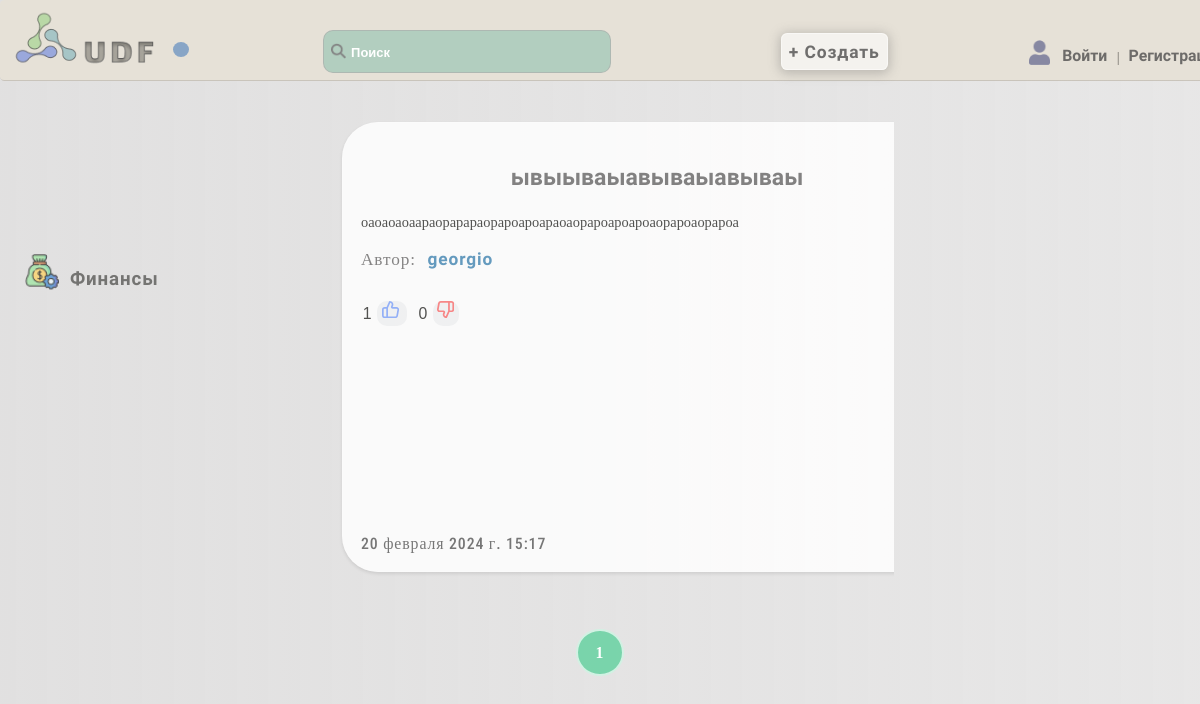
The page / on the database its author committed.
### articles/models.py (models this page shows, shortened)
class Article(models.Model):
    title = models.CharField(max_length=255)
    content = models.TextField()
    author = models.ForeignKey(settings.AUTH_USER_MODEL, on_delete=models.CASCADE)
    created_at = models.DateTimeField(auto_now_add=True)
    photo = models.ImageField(upload_to='photo', blank=True)
    likes = models.ManyToManyField(settings.AUTH_USER_MODEL, related_name='liked_articles')
    dislikes = models.ManyToManyField(settings.AUTH_USER_MODEL, related_name='disliked_articles')
    category = models.ForeignKey('Category', on_delete=models.PROTECT, verbose_name="categories")

class Category(models.Model):
    name = models.CharField(max_length=100, verbose_name="Категория")
    slug = models.SlugField(max_length=100, unique=True, verbose_name="URL")
    icon = models.ImageField(upload_to='images_ico/icons/', blank=True, null=True, verbose_name='Иконка')
    class Meta:
        verbose_name = "категорию"
        verbose_name_plural = "Категории"

### accounts/models.py (models this page shows, shortened)
class User(AbstractUser):
    username = models.CharField(max_length=150, unique=True)
    password = models.CharField(max_length=128, null=False, blank=False)
    bio = models.TextField(blank=True)
    country = models.CharField(max_length=50, blank=True)
    city = models.CharField(max_length=50, blank=True)
    is_online = models.BooleanField(default=False)
    occupation = models.CharField(max_length=50, blank=True)
    avatar = models.ImageField(upload_to='avatars', blank=True)
    date_joined = models.DateTimeField(auto_now_add=True)
    email = models.EmailField(unique=True)
    gender_choices = [
        ('M', 'Male'),
        ('F', 'Female'),
    ]
    gender = models.CharField(max_length=1, choices=gender_choices, blank=True)
    age = models.IntegerField(blank=True, null=True)
    last_login = None
    groups = None
    user_permissions = None

### articles/views.py (the view)
# urls.py: path('', base_with_articles, name='base_with_articles'),
def base_with_articles(request):
    articles_list = Article.objects.order_by('-created_at')
    paginator = Paginator(articles_list, 5)
    page = request.GET.get('page', 1)
    try:
        articles = paginator.page(page)
    except (PageNotAnInteger, EmptyPage):
        articles = paginator.page(1)
    article_form = ArticleForm()
    comment_form = CommentForm()
    user_has_bookmarks = False
    if request.user.is_authenticated:
        user_has_bookmarks = Bookmark.objects.filter(user=request.user, article__in=articles_list).exists()
    used_categories = Article.objects.values_list('category', flat=True).distinct()
    categories = Category.objects.filter(id__in=used_categories)
    if 'category' in request.GET:
        category_id = request.GET['category']
        return redirect('category_articles', category_id=category_id)
    print(f"Page: {page}, Articles: {articles}")
    return render(request, BASE_TEMPLATE, {'articles': articles, 'article_form': article_form, 'comment_form': comment_form, 'user_has_bookmarks': user_has_bookmarks, 'categories': categories})

### articles/forms.py
class ArticleForm(forms.ModelForm):
    categories = forms.ModelChoiceField(queryset=Category.objects.all(), label='Categories')
    class Meta:
        model = Article
        fields = ['title', 'content', 'photo', 'category']
        widgets = {
            'content': TinyMCE(attrs={'class': 'content_edit'}),
        }

class CommentForm(forms.ModelForm):
    class Meta:
        model = Comment
        fields = ['content']
        widgets = {
            'content': TinyMCE(attrs={'class': 'content_comment'}),
        }

### core/templates/core/base.html (shortened to what this page needs)
<!DOCTYPE html>
{% load static %}
<html lang="en">
<head>
    <link rel="stylesheet" href="{% static 'css/style.css' %}">
</head>
<body class="loaded">
<div class="menu">
    <div class="wrap">
        <div class="logo" id="logo_animated">
            <a class="logo-menu" href="{% url 'base_with_articles' %}"><img src="{% static 'images/logo.png' %}" alt=""></a>
        </div>
        <div class="shape"></div>
        <ul>
            <li>
                <label class="search-icon">
                    <img src="{% static 'images/search.png' %}" alt="Search">
                </label>
                <input class="search-input" type="text" placeholder="Поиск" id="search-input">
            </li>
            <li>
                <a class="add-button" href="{% url 'add_article' %}">
                    <button class="animated_bt" type="button">+ Создать</button>
                </a>
            </li>
            {% if user.is_authenticated %}
            <li>
                {% if user.avatar %}
                 <img class="menu-avatar" src="{{ user.avatar.url }}" alt="{{ user.username }} Avatar">
                 {% else %}
                 <img class="menu-avatar" src="{% static 'images/standart_img.png' %}" alt="Default Avatar">
                {% endif %}
                <a href="{% url 'user_profile' %}">{{ user.username }}</a> | <a href="{% url 'logout' %}">Выйти</a>
            </li>
            {% else %}
            <li>
                <a href="{% url 'login' %}">
                    <img class="welcom-img" src="{% static 'images/welcome.png' %}" alt="Войти">
                     Войти
                </a> |  <a href="{% url 'register' %}">Регистрация</a>
            </li>
            {% endif %}
        </ul>
    </div>
</div>
<div class="container">
    <div class="wrap">
        {% block content %}
       <div class="article-list">
            {% if articles %}
                <ul>
                    {% for article in articles %}
                        <li>
                            <div class="article-item">
                                <a class="open_rewiew" href="{% url 'review_article' pk=article.id %}">
                                <h3>{{ article.title }}</h3>
                                </a>
                                <p class="content-article"> {{ article.content|safe|truncatewords:20|linebreaks }}</p>
                                <p class="author-article"> Автор: <span class="author-span">{{ article.author.username }}</span> </p>
                                 <p class="content-likes-dislikes-bookmarkio-article">
                                        <span id="likes-count-{{ article.id }}" style="font-family: Arial, serif; font-size: 1.1em; font-weight:500; padding: 2px;">{{ article.likes.count }}</span>
                                        <span class="like-button" data-article-id="{{ article.id }}" data-is-liked="{{ article.is_liked }}" data-is-disliked="{{ article.is_disliked }}">
                                        </span>
                                        <span id="dislikes-count-{{ article.id }}" style="font-family: Arial, serif; font-size: 1.1em; font-weight:500; padding: 2px;" >{{ article.dislikes.count }}</span>
                                          <span class="dislike-button" data-article-id="{{ article.id }}" data-is-liked="{{ article.is_liked }}" data-is-disliked="{{ article.is_disliked }}">
                                        </span>
                                 </p>
                                <p class="date-created-article"> {{article.created_at }}</p>
                            </div>
                        </li>
                    {% endfor %}
                </ul>
            {% else %}
                <p>Статей нет</p>
            {% endif %}
        </div>
        <div class="categories-article">
        <ul>
            {% for category in categories %}
                <li>
                    <img src="{{ category.icon.url }}" alt="{{ category.name }} icon">
                    <a href="{% url 'base_with_articles' %}?category={{ category.id }}" {% if cat_selected == category.id %}class="selected"{% endif %}>{{ category.name }}</a>
                </li>
            {% endfor %}
        </ul>
        </div>
        <div class="pagination">
            {% for i in articles.paginator.page_range %}
                {% if articles.number == i %}
                    <span class="page current">{{ i }}</span>
                {% else %}
                    <a href="?page={{ i }}" class="page">{{ i }}</a>
                {% endif %}
            {% endfor %}
       </div>
       </div>
        {% endblock %}
    </div>
</body>
</html>

### rows shown on the page
Article: title "ывыываыавываыавываы", content "оаоаоаоаараорарараорароароараоаорароароароаорароаорароа", author.username "georgio", likes.count "1", dislikes.count "0", created_at "20 февраля 2024 г. 15:17"
Category: icon (picture), name "Финансы"

### other values the page prints
{{ i }} "1"
